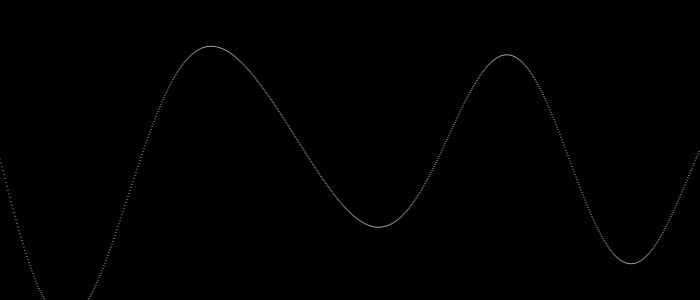
Frame 1 (no input)
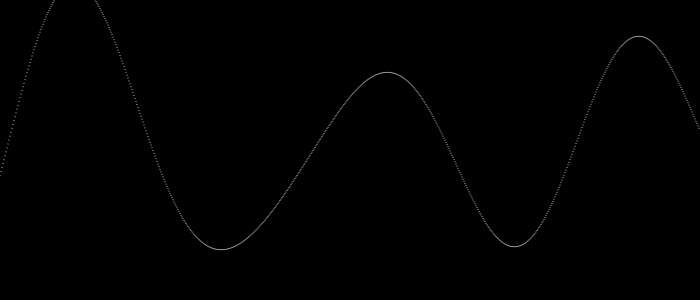
Frame 60 (the mouse pressed at the canvas centre just before this capture)
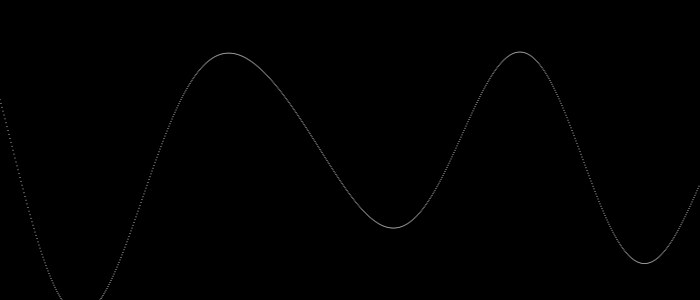
Frame 120 (the mouse held since frame 60 and released just before this capture)

The Processing sketch that drew these frames (run headless with seeded random() and noise(); from frame 60 on, the mouse is pressed at the canvas centre):

// Processing sketch: sketch_190611b
// ── sketch_190611b.pde
float theta = 0.0;  // Start angle at 0
//float amplitude = 75.0;  // Height of wave
float period = 500.0;  // How many pixels before the wave repeats
int maxwaves = 5;

float[] amplitudes = new float[maxwaves];
float[] dx = new float[maxwaves];  // Value for incrementing X, a function of period and xspacing
float[] yvalues;  // Using an array to store height values for the wave

void setup() {
  size(700, 300);
  //dx = (TWO_PI / period);
  for(int i = 0; i < maxwaves; i++) {
    amplitudes[i] = random(10, 50);
    float period = random(width/5, width);
    dx[i]= TWO_PI / period;
  }
  yvalues = new float[width];
}

void draw() {
  background(0);
  calcWave();
  renderWave();
}

void calcWave() {
  // Increment theta (try different values for 'angular velocity' here)
  theta += 0.05;
  
  //initialize all yvalues to be zero first;
  for(int j = 0; j < yvalues.length; j++) {
   yvalues[j] = 0; 
  }
  
  for (int i = 0; i < maxwaves; i++) {
    float x = theta;
    for(int j = 0; j < yvalues.length; j++) {
      yvalues[j] += sin(x)*amplitudes[i];
      x+=dx[i];
    }
  }
}

void renderWave() {
  noStroke();
  fill(255);
  // A simple way to draw the wave with an ellipse at each location
  for (int x = 0; x < yvalues.length; x++) {
    ellipse(x, height/2+yvalues[x], 1, 1);
  }
}
